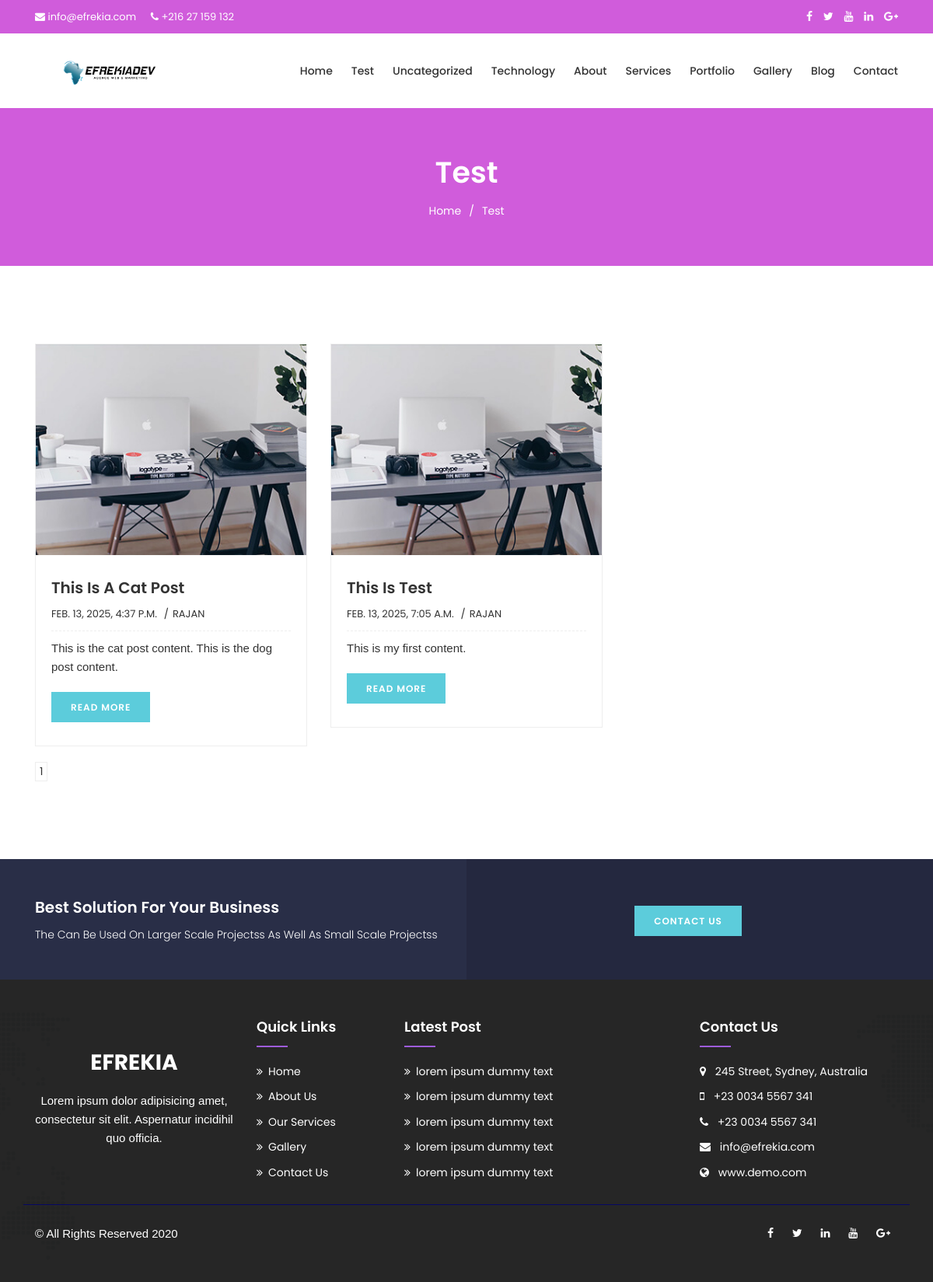
/category/test/, run on the app's committed database.
### blog/models.py (models this page shows, shortened)
class Category(models.Model):
    title = models.CharField(max_length=100)
    slug = models.CharField(max_length=100, unique=True)
    parent = models.ForeignKey('blog.category', on_delete=models.CASCADE, null=True, blank=True)
    @staticmethod
    def get_all_categories():
        return Category.objects.all()

class Post(models.Model):
    author = models.ForeignKey(User, on_delete=models.CASCADE)  # Add on_delete
    title = models.CharField(max_length=200)
    content = models.TextField(null=True)
    created_at = models.DateTimeField(default=timezone.now)
    updated_at = models.DateTimeField(default=timezone.now)
    published_at = models.DateTimeField(default=timezone.now)
    slug = models.SlugField(blank=True, unique=True)
    categories = models.ManyToManyField('blog.category',null=True, blank=True)
    image = models.ImageField(upload_to='images/')

### blog/views.py (the view)
# urls.py: path('category/<slug:category>/', blog_views.archive, name='category'),
def archive(request, category):
    cat = Category.objects.get(slug=category)
    post_list = Post.objects.filter(categories__pk=cat.id) # pk = primary key
    paginate = Paginator(post_list, 6)
    page = request.GET.get('page')
    categories = Category.get_all_categories()
    try:
        posts = paginate.page(page)
    except PageNotAnInteger:
        posts = paginate.page(1)
    except EmptyPage:
        posts = paginate.page(paginate.num_pages)
    context = {
        'posts': posts,
        'categories': categories,
        'title': cat.title
    }
    return render(request, 'pages/archive.html', context)

### myblog/context_processors.py (called while the page is built)
def menu_categories(request):
    return {'categories': Category.objects.all()}

### blog/templates/pages/archive.html (shortened to what this page needs)
{% extends "base.html" %}
{% block content %}
{% load static %}
<section class="breadcumb-area">
    <div class="container">
        <div class="row">
            <div class="col-xl-12">
                <div class="breadcumb">
                    <h4>{{title}}</h4>
                    <ul>
                        <li><a href=""></a>Home</li> /
                        <li>{{title}}</li>
                    </ul>
                </div>
            </div>
        </div>
    </div>
</section>
<section class="blog-area pb-100 pt-100" id="blog">
   <div class="container">
      <div class="row">
         {% for post in posts %}
         <div class="col-md-4">
            <div class="single-blog">
               <img src="assets/img/blog/blog1.jpg" alt="" />
               <div class="post-content">
                  <div class="post-title">
                     <h4><a href="{% url 'single' post.id %}">{{post.title}}</a></h4>
                  </div>
                  <div class="pots-meta">
                     <ul>
                        <li><a href="#">{{post.created_at}}</a></li>
                        <li><a href="#">{{post.author}}</a></li>
                     </ul>
                  </div>
                  <p>{{post.content}}</p>
                  <a href="{% url 'single' post.id %}" class="box-btn">read more </a>
               </div>
            </div>
         </div>
         {% endfor %}
    </div>
    <div class="pagination">
         {% for i in posts.paginator.page_range %}
            {% if posts.number == i %}
               <a href="?page={{i}}" class="active">{{i}}</a>
            {% else %}
               <a href="?page={{i}}">{{i}}</a>
            {% endif %}
         {% endfor %}
      </div>
   </div>
</section>
{% endblock %}

### blog/templates/partials/menu.html (shortened to what this page needs)
{% load static %}
      <section class="header-top">
			<div class="container">
				<div class="row">
					<div class="col-md-6 col-sm-12">
						<div class="header-left">
							<a href=""><i class="fa fa-envelope"></i> info@efrekia.com</a>
							<a href=""><i class="fa fa-phone"></i> +216 27 159 132</a>
						</div>
					</div>
					<div class="col-md-6 col-sm-12 text-right">
						<div class="header-social">
							<a href=""><i class="fa fa-facebook"></i></a>
							<a href=""><i class="fa fa-twitter"></i></a>
							<a href=""><i class="fa fa-youtube"></i></a>
							<a href=""><i class="fa fa-linkedin"></i></a>
							<a href=""><i class="fa fa-google-plus"></i></a>
						</div>
					</div>
				</div>
			</div>
	   </section>
      <header class="header header-fixed">
         <div class="container">
            <div class="row">
               <div class="col-xl-12">
                  <nav class="navbar navbar-expand-md navbar-light">
                     <a class="navbar-brand" href="index.html"><img src="{% static 'assets/img/logo_efrekia.png'  %}" height="100"  width="120"></a>
                     <div class="collapse navbar-collapse ml-auto mainmenu" id="navbarNav">
                        <ul class="navbar-nav ml-auto">
                           <li><a href="/">Home</a></li>
                           {% for category in categories %}
                           <li><a href="{% url 'category' category.slug %}">{{category.title}}</a></li>
                           {% endfor %}
                           <li><a href="/about">About</a></li>
                           <li><a href="/services">Services</a></li>
                           <li><a href="/portfolio">Portfolio</a></li>
                           <li><a href="/gallery">Gallery</a></li>
                           <li><a href="/blog">Blog</a></li>
                           <li><a href="/contact">Contact</a></li>
                        </ul>
                     </div>
                  </nav>
               </div>
            </div>
         </div>
      </header>

### static/assets/css/style.css (style rules this page uses)
img { max-width: 100%; height: auto; }
h1, h2, h3, h4, h5, h6 { margin: 0; font-weight: 600; padding: 0; }
p { font-size: 15px; margin-bottom: 0px; font-weight: 300; font-family:'Montserrat', sans-serif; }
html, body { height: 100% }
body { font-family: "Poppins", sans-serif; background-color: #fff; font-weight: 400; font-style: normal; font-size: 14px; line-height: 1.6; color: #333; }
a, a:hover, a:focus, input, textarea { text-decoration: none; outline: none; }
a { text-decoration: none; color: #333; -webkit-transition: .4s; transition: .4s }
.pt-100 { padding-top: 100px; }
.pb-100 { padding-bottom: 100px; }
a.box-btn { background-color: #5cccdb; display: inline-block; color: #fff; padding: 10px 25px; text-transform: uppercase; font-weight: 600; font-size: 12px; letter-spacing: 1px; position: relative; }
.header-top { background-color: #d05cdb; color: #fff; padding: 10px 0; }
.header-top a { color: #fff; }
#navbarNav a { font-weight: 500; padding: 0px 12px; color: #fff }
.header { padding: 10px 0; -webkit-transition: .3s; transition: .3s; }
.header a { color: #333 !important; }
.header-left a { font-size: 13px; margin-right: 15px; }
.header-social a { margin-left: 10px; }
.navbar { padding-right: 0; }
#navbarNav ul li:last-child a { padding-right: 0; }
.navbar-brand { text-transform: uppercase; color: #fff !important; font-weight: 900; margin-left: 20px; display: inline-block; }
.post-content { padding: 30px 20px; }
.post-title h4 { text-transform: capitalize; font-size: 20px; }
.post-title { margin-bottom: 10px; }
.pots-meta ul { list-style: none; margin: 0; padding: 0; }
.pots-meta ul li { display: inline-block; text-transform: uppercase; font-size: 13px; }
.pots-meta ul li:before { content: "/"; padding: 0 5px; }
.pots-meta ul li:first-child:before { content: ""; padding-left: 0px; margin-left: -5px; }
.pots-meta { margin-bottom: 10px; border-bottom: 1px dashed #eee; padding-bottom: 10px; }
.single-blog .box-btn { margin-top: 20px; }
.single-blog { border: 1px solid #eee; margin-bottom:20px; }
.single-blog img { width: 100%; }
.breadcumb-area { text-align: center; background-color: #d05cdb; color: #fff; padding: 60px 0; }
.breadcumb h4 { font-size: 38px; }
.breadcumb ul { margin: 0; padding: 0; list-style: none; }
.breadcumb ul { display: flex; justify-content: center; margin-top: 15px; }
.breadcumb ul li { margin: 0 10px; }
.pagination a { border: 1px solid #eeeeee; margin-right: 5px; padding: 0 5px; }

### data on the page
Category: title "Test"
Category: title "Uncategorized"
Category: title "Technology"
Post: title "This Is A Cat Post", created_at "FEB. 13, 2025, 4:37 P.M.", author "RAJAN", content "This is the cat post content. This is the dog post content."
Post: title "This Is Test", created_at "FEB. 13, 2025, 7:05 A.M.", author "RAJAN", content "This is my first content."

### other printed values
{{ i }} "1"
